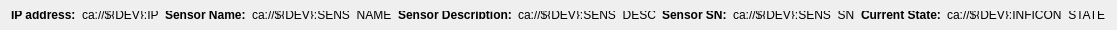
    <widget class="QFrame" name="InficonInfo">
     <property name="minimumSize">
      <size>
       <width>0</width>
       <height>30</height>
      </size>
     </property>
     <property name="maximumSize">
      <size>
       <width>16777215</width>
       <height>30</height>
      </size>
     </property>
     <layout class="QHBoxLayout" name="horizontalLayout">
      <item>
       <widget class="QLabel" name="label_6">
        <property name="font">
         <font>
          <weight>75</weight>
          <bold>true</bold>
         </font>
        </property>
        <property name="text">
         <string>IP address:</string>
        </property>
       </widget>
      </item>
      <item>
       <widget class="PyDMLabel" name="PyDMLabel_2">
        <property name="toolTip">
         <string/>
        </property>
        <property name="text">
         <string>ca://${DEV}:IP</string>
        </property>
        <property name="precisionFromPV" stdset="0">
         <bool>false</bool>
        </property>
        <property name="alarmSensitiveContent" stdset="0">
         <bool>true</bool>
        </property>
        <property name="alarmSensitiveBorder" stdset="0">
         <bool>false</bool>
        </property>
        <property name="channel" stdset="0">
         <string>ca://${DEV}:IP</string>
        </property>
       </widget>
      </item>
      <item>
       <widget class="QLabel" name="label_7">
        <property name="font">
         <font>
          <weight>75</weight>
          <bold>true</bold>
         </font>
        </property>
        <property name="text">
         <string>Sensor Name:</string>
        </property>
       </widget>
      </item>
      <item>
       <widget class="PyDMLabel" name="PyDMLabel_3">
        <property name="toolTip">
         <string/>
        </property>
        <property name="text">
         <string>ca://${DEV}:SENS_NAME</string>
        </property>
        <property name="precisionFromPV" stdset="0">
         <bool>false</bool>
        </property>
        <property name="alarmSensitiveContent" stdset="0">
         <bool>true</bool>
        </property>
        <property name="alarmSensitiveBorder" stdset="0">
         <bool>false</bool>
        </property>
        <property name="channel" stdset="0">
         <string>ca://${DEV}:SENS_NAME</string>
        </property>
       </widget>
      </item>
      <item>
       <widget class="QLabel" name="label_8">
        <property name="font">
         <font>
          <weight>75</weight>
          <bold>true</bold>
         </font>
        </property>
        <property name="text">
         <string>Sensor Description:</string>
        </property>
       </widget>
      </item>
      <item>
       <widget class="PyDMLabel" name="PyDMLabel_4">
        <property name="toolTip">
         <string/>
        </property>
        <property name="text">
         <string>ca://${DEV}:SENS_DESC</string>
        </property>
        <property name="precisionFromPV" stdset="0">
         <bool>false</bool>
        </property>
        <property name="alarmSensitiveContent" stdset="0">
         <bool>true</bool>
        </property>
        <property name="alarmSensitiveBorder" stdset="0">
         <bool>false</bool>
        </property>
        <property name="channel" stdset="0">
         <string>ca://${DEV}:SENS_DESC</string>
        </property>
       </widget>
      </item>
      <item>
       <widget class="QLabel" name="label_9">
        <property name="font">
         <font>
          <weight>75</weight>
          <bold>true</bold>
         </font>
        </property>
        <property name="text">
         <string>Sensor SN:</string>
        </property>
       </widget>
      </item>
      <item>
       <widget class="PyDMLabel" name="PyDMLabel_5">
        <property name="toolTip">
         <string/>
        </property>
        <property name="text">
         <string>ca://${DEV}:SENS_SN</string>
        </property>
        <property name="precisionFromPV" stdset="0">
         <bool>false</bool>
        </property>
        <property name="alarmSensitiveContent" stdset="0">
         <bool>true</bool>
        </property>
        <property name="alarmSensitiveBorder" stdset="0">
         <bool>false</bool>
        </property>
        <property name="channel" stdset="0">
         <string>ca://${DEV}:SENS_SN</string>
        </property>
       </widget>
      </item>
      <item>
       <widget class="QLabel" name="label_5">
        <property name="font">
         <font>
          <weight>75</weight>
          <bold>true</bold>
         </font>
        </property>
        <property name="text">
         <string>Current State:</string>
        </property>
       </widget>
      </item>
      <item>
       <widget class="PyDMLabel" name="PyDMLabel">
        <property name="toolTip">
         <string/>
        </property>
        <property name="text">
         <string>ca://${DEV}:INFICON_STATE</string>
        </property>
        <property name="precisionFromPV" stdset="0">
         <bool>false</bool>
        </property>
        <property name="alarmSensitiveContent" stdset="0">
         <bool>true</bool>
        </property>
        <property name="alarmSensitiveBorder" stdset="0">
         <bool>false</bool>
        </property>
        <property name="channel" stdset="0">
         <string>ca://${DEV}:INFICON_STATE</string>
        </property>
       </widget>
      </item>
     </layout>
    </widget>
